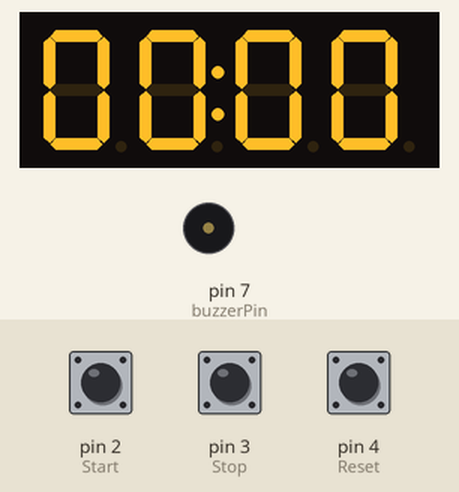
A sketch run on a simulated Arduino Uno, built with avr-gcc and run on an emulated ATmega328P. Parts: 4-digit seven-segment display, buzzer (waves = sounding). The test bench sets the inputs (shaded band); at power-on: pin 2 (Start) HIGH, pin 3 (Stop) HIGH, pin 4 (Reset) HIGH.

Above: at 1.2 s.
1.3 s: pin 2 (Start) pulled LOW for 0.15 s
At 1.8 s:
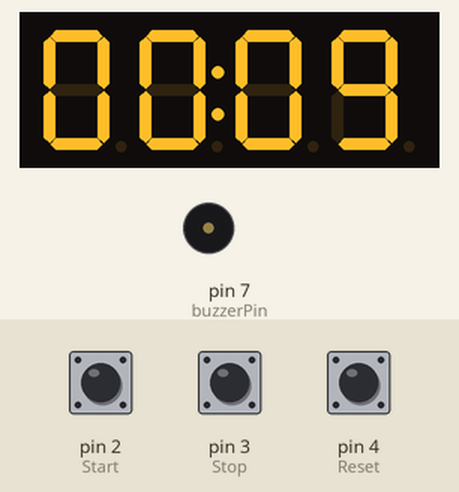
2.0 s: pin 3 (Stop) pulled LOW for 0.15 s
At 3.6 s:
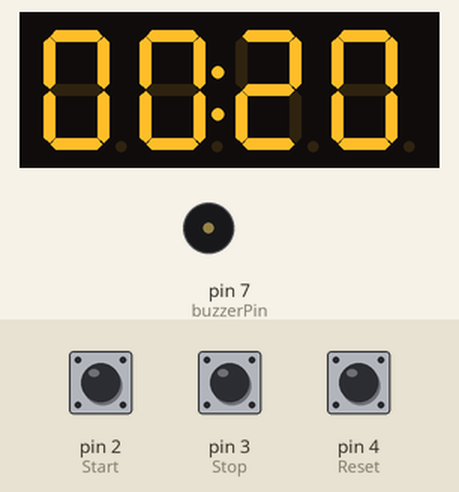
5.1 s: pin 4 (Reset) pulled LOW for 0.15 s
At 6.2 s:
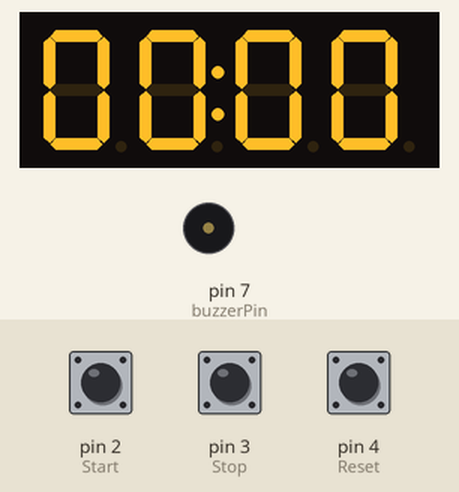
8.2 s: pin 2 (Start) pulled LOW for 1 s
At 9.03 s:
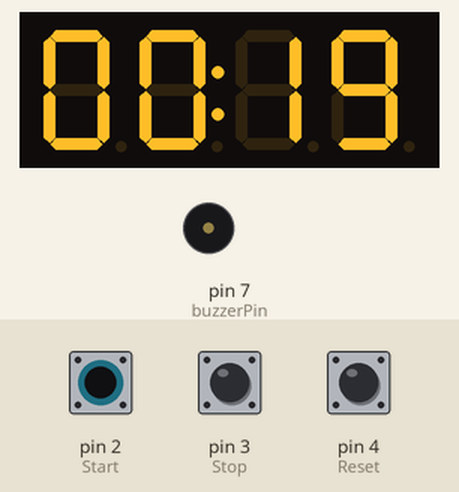
9.8 s: pin 3 (Stop) pulled LOW for 1 s
At 10.2 s:
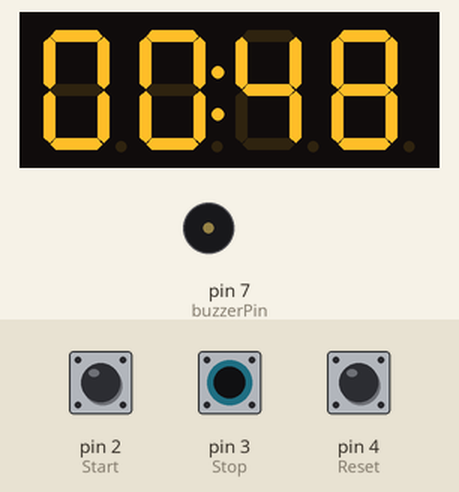
12.3 s: pin 4 (Reset) pulled LOW for 0.15 s
At 12.38 s:
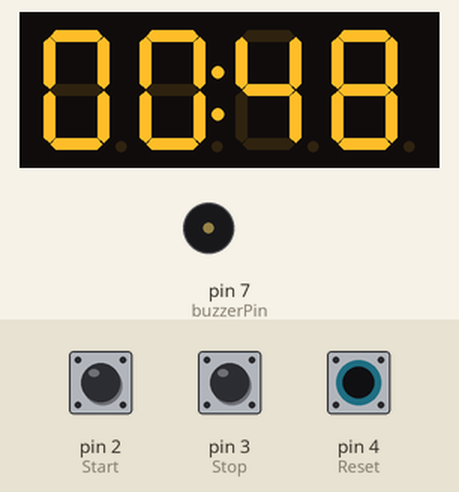
Timing chart, 0 to 15.3 s (numbered marks = the images above; inputs shaded):
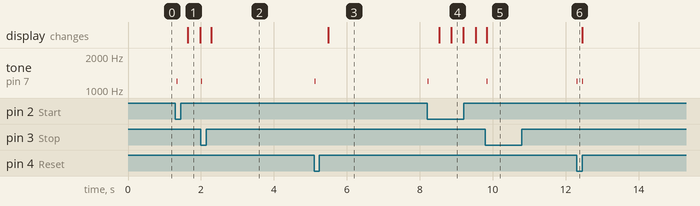

The sketch:

practice2.ino
```cpp
#include <TM1637Display.h>
#define CLK 8
#define DIO 9
TM1637Display display(CLK, DIO);

uint8_t data[] = { 0x0, 0x0, 0x0, 0x0 };                                // 초기값으로 00:00 셋팅
uint8_t segto;

int Reset = 4;
int Stop = 3;
int Start = 2;
int state = 0;
int buzzerPin = 7;
int readTime;
int Sec1, Sec2, Mil1, Mil2;

void setup() {
  pinMode(Reset, INPUT_PULLUP);
  pinMode(Stop, INPUT_PULLUP);
  pinMode(Start, INPUT_PULLUP);
  display.setBrightness(0xFF);                               //최대 밝기 (1~7 밝기 조절)
}

void loop() {
  show();

  if (!digitalRead(Start) && state == 0) {
    state = 1;
    sound();
  }
  if (!digitalRead(Stop) && state == 1) {
    state = 0;
    sound();
  }
  if (!digitalRead(Reset)) {
    state = 0;
    readTime = 0;
    sound();
    delay(100);
  }
  if (state)
    readTime++;

}

void sound() {
  tone(buzzerPin, 1200);
  delay(10);
  noTone(buzzerPin);
}

void times() {
  Sec1 = (readTime / 100) / 10;
  Sec2 = (readTime / 100) % 10;
  Mil1 = (readTime % 100) / 10;
  Mil2 = (readTime % 100) % 10;
}

void show() {
  times();
  data[0] = display.encodeDigit(Sec1);                                    // 초시계
  data[1] = display.encodeDigit(Sec2);
  data[2] = display.encodeDigit(Mil1);
  data[3] = display.encodeDigit(Mil2);

  segto = 0x80 | display.encodeDigit(Sec2);                                 // 초시계용 ':'도트
  display.setSegments(data);
  display.setSegments(&segto, 1, 1);                                      // uint8_t segments[], uint8_length, uint8_pos length = 길이 / pos = 시작 위치
}
```

Measured:
- after the input at 1.3 s, tone on pin 7 (buzzerPin): silent → 1200 Hz at once, → silent 0.01 s later; the display: changes after 0.34 s (image 1)
- after the input at 2.0 s, tone on pin 7 (buzzerPin): silent → 1200 Hz at once, → silent 0.01 s later
- after the input at 5.1 s, tone on pin 7 (buzzerPin): silent → 1200 Hz at once, → silent 0.01 s later; the display: changes after 0.39 s (image 3)
- after the input at 8.2 s, tone on pin 7 (buzzerPin): silent → 1200 Hz at once, → silent 0.01 s later; the display: first changes after 0.33 s (image 4 shows a later state)
- after the input at 9.8 s, tone on pin 7 (buzzerPin): silent → 1200 Hz at once, → silent 0.01 s later
- after the input at 12.3 s, tone on pin 7 (buzzerPin): alternates 1200 Hz for 0.01 s and silent for 0.13 s, 4 changes in all, then stays silent, starting at once
